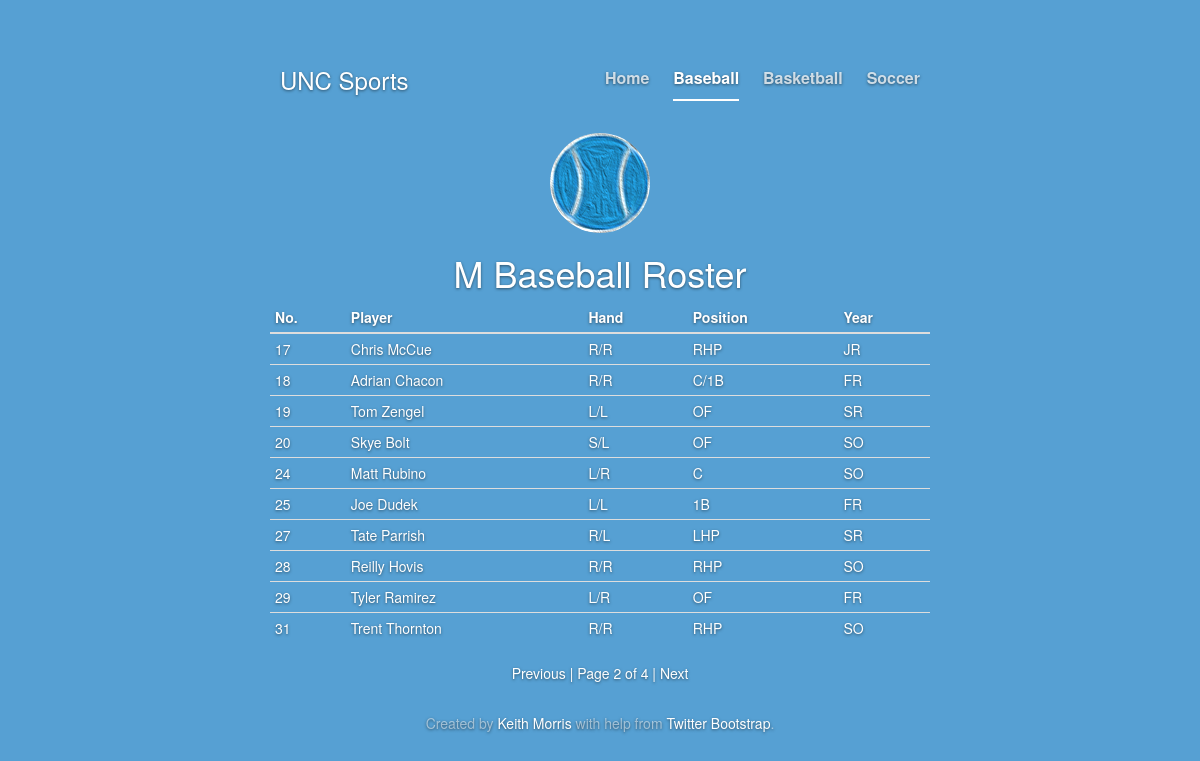
The app's page /team/1?page=2 with its own data.
### roster/models.py (models this page shows, shortened)
class Team(models.Model):
    GENDERS = (
        ('M', 'Men\'s'),
        ('W', 'Women\'s'),
        ('C', 'Coed'),
    )
    sport = models.ForeignKey('Sport')
    school = models.ForeignKey('School')
    gender = models.CharField(max_length=1, choices=GENDERS)

class Sport(models.Model):
    name = models.CharField(unique=True, max_length=50)
    image = models.ImageField(upload_to='images/sports/', blank=True, default='')
    class Meta(object):
        ordering = ('name',)

class Player(models.Model):
    HANDS = (
        ('L/L', 'Bat Left/Throw Left'),
        ('L/R', 'Bat Left/Throw Right'),
        ('R/R', 'Bat Right/Throw Right'),
        ('R/L', 'Bat Right/Throw Left'),
        ('S/L', 'Switch Hit/Throw Left'),
        ('S/R', 'Switch Hit/Throw Right'),
    )
    student = models.ForeignKey('Student')
    team = models.ForeignKey('Team')
    position = models.CharField(max_length=25)
    number = models.IntegerField()
    hand = models.CharField(max_length=3, choices=HANDS)
    bio = models.TextField()
    photo = models.ImageField(upload_to='images/avatars/', blank=True, default='')

class Student(models.Model):
    YEARS = (
        ('FR', 'Freshman'),
        ('SO', 'Sophomore'),
        ('JR', 'Junior'),
        ('SR', 'Senior'),
    )
    first_name = models.CharField(max_length=50)
    last_name = models.CharField(max_length=50)
    height = models.IntegerField() # Height in inches
    weight = models.IntegerField() # Weight in pounds
    hometown = models.CharField(max_length=50)
    highschool = models.CharField(max_length=50)
    year = models.CharField(max_length=2, choices=YEARS)
    class Meta(object):
        ordering = ('last_name','first_name',)

### roster/views.py (the view)
# urls.py: url(r'^team/(?P<pk>\d+)$', views.team, name='roster_team'),
def team(request, pk):
    team = get_object_or_404(Team, id=pk)
    paginator = Paginator(team.player_set.all(), 10)
    page = request.GET.get('page')
    try:
        players = paginator.page(page)
    except PageNotAnInteger:
        players = paginator.page(1)
    except EmptyPage:
        players = paginator.page(paginator.num_pages)
    return render(request, "team.html", {'team': team, 'players': players})

### roster/templates/team.html
{% extends "base.html" %}
{% block nav %}{% include "nav.html" with active="baseball" %}{% endblock %}
{% block content %}
    <div class="inner cover">
        <div class="row">
            <div class="col-xs-12">
                <img class="img-circle" src="{{ STATIC_URL }}images/sports/{{ team.sport.name|lower }}.png" alt="{{ team.sport.name }}">
                <h1>{{ team.gender }} {{ team.sport.name }} Roster</h1>
            </div>
        </div>
        <table class="table table-condensed">
            <thead>
                <tr>
                    <th>No.</th>
                    <th>Player</th>
                    <th class="th-hand">Hand</th>
                    <th class="th-position">Position</th>
                    <th class="th-year">Year</th>
                </tr>
            </thead>
            <tbody>
                {% for player in players %}
                    <tr>
                        <td class="td-number">{{ player.number }}</td>
                        <td class="td-player">
                            <a href="{% url "roster.views.player" pk=player.id %}">
                                {{ player.student.first_name }} {{ player.student.last_name }}
                            </a>
                        </td>
                        <td class="td-hand">{{ player.hand }}</td>
                        <td class="td-position">{{ player.position }}</td>
                        <td class="td-year">{{ player.student.year }}</td>
                    </tr>
                {% endfor %}
            </tbody>
        </table>
        <div class="pagination">
            <span class="step-links">
                {% if players.has_previous %}
                    <a href="?page={{ players.previous_page_number }}">Previous</a> |
                {% endif %}
                <span class="current">
                    Page {{ players.number }} of {{ players.paginator.num_pages }}
                </span>
                {% if players.has_next %}
                    | <a href="?page={{ players.next_page_number }}">Next</a>
                {% endif %}
            </span>
        </div>
    </div>
{% endblock %}

### unc_rosters/static_media/css/cover.css (style rules this page uses)
a, a:focus, a:hover { color: #fff; }
html, body { height: 100%; background-color: #56A0D3; }
body { color: #fff; text-align: center; text-shadow: 0 1px 3px rgba(0,0,0,.5); }
.inner { padding: 30px; }
.cover { padding: 0 20px; }
td { text-align: left; }
div.pagination { margin: 0px; }

### records on screen
Team: gender "M", sport.name "Baseball"
Player: number "17", student.first_name "Chris", student.last_name "McCue", hand "R/R", position "RHP", student.year "JR"
Player: number "18", student.first_name "Adrian", student.last_name "Chacon", hand "R/R", position "C/1B", student.year "FR"
Player: number "19", student.first_name "Tom", student.last_name "Zengel", hand "L/L", position "OF", student.year "SR"
Player: number "20", student.first_name "Skye", student.last_name "Bolt", hand "S/L", position "OF", student.year "SO"
Player: number "24", student.first_name "Matt", student.last_name "Rubino", hand "L/R", position "C", student.year "SO"
Player: number "25", student.first_name "Joe", student.last_name "Dudek", hand "L/L", position "1B", student.year "FR"
Player: number "27", student.first_name "Tate", student.last_name "Parrish", hand "R/L", position "LHP", student.year "SR"
Player: number "28", student.first_name "Reilly", student.last_name "Hovis", hand "R/R", position "RHP", student.year "SO"
Player: number "29", student.first_name "Tyler", student.last_name "Ramirez", hand "L/R", position "OF", student.year "FR"
Player: number "31", student.first_name "Trent", student.last_name "Thornton", hand "R/R", position "RHP", student.year "SO"

### other values on screen
{{ players.number }} "2"
{{ players.paginator.num_pages }} "4"
